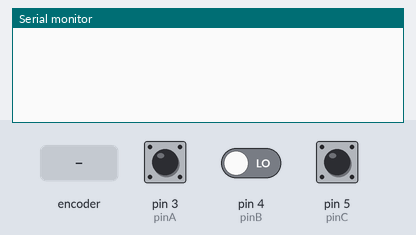
A sketch run on a simulated Arduino Uno, built with avr-gcc and run on an emulated ATmega328P. Parts: the last lines printed to the serial monitor. The test bench sets the inputs (shaded band); at power-on: pin 5 (pinC) HIGH, pin 3 (pinA) HIGH, pin 4 (pinB) LOW.

Above: at 1.2 s.
1.3 s: rotary encoder on pin 3 (pinA) / pin 4 (pinB) turned 1 step (first pin leading)
At 1.8 s:
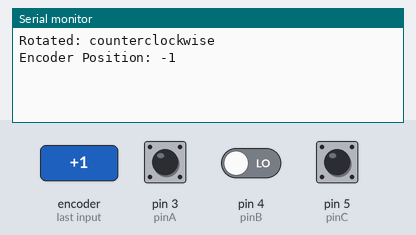
3.0 s: pin 5 (pinC) pulled LOW for 0.15 s
At 4.2 s:
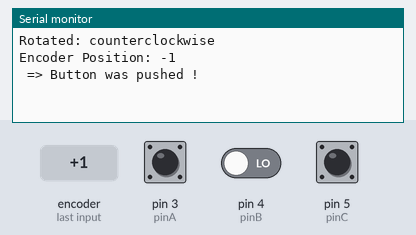
4.6 s: rotary encoder on pin 3 (pinA) / pin 4 (pinB) turned 1 step (first pin leading)
At 5.5 s:
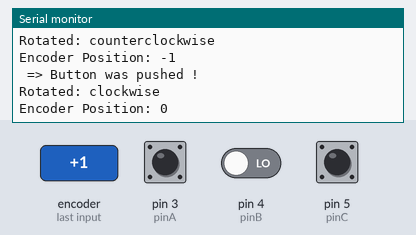

Measured:
- after the input at 1.3 s, the serial monitor: prints a new line at once (image 1)
- after the input at 3.0 s, the serial monitor: prints a new line at once (image 2)
- after the input at 4.6 s, the serial monitor: prints a new line at once (image 3)

The sketch:

test-encoder-2019.ino
```cpp
int pinA = 3;  // Connected to CLK on KY-040
int pinB = 4;  // Connected to DT on KY-040
int pinC = 5;  // Connected to SW on KY-040

int encoderPosCount = 0;
int pinALast;
int aVal, bVal;
boolean bCW;
long previousMillisEncoder = 0;

void setup() {
  pinMode (pinA, INPUT);
  pinMode (pinB, INPUT);
  pinMode (pinC, INPUT_PULLUP);
  /* Read Pin A
    Whatever state it's in will reflect the last position
  */
  pinALast = digitalRead(pinA);
  Serial.begin (115200);
}

void loop() {
  aVal = digitalRead(pinA);
  long currentMillis = millis();
  if (aVal != pinALast && currentMillis - previousMillisEncoder > 50) { // Means the knob is rotating
    previousMillisEncoder = currentMillis;
    // if the knob is rotating, we need to determine direction
    // We do that by reading pin B.
    if (digitalRead(pinB) != aVal) {  // Means pin A Changed first - We're Rotating Clockwise
      encoderPosCount ++;
      bCW = true;
    } else {// Otherwise B changed first and we're moving CCW
      bCW = false;
      encoderPosCount--;
    }
    Serial.print ("Rotated: ");
    if (bCW) {
      Serial.println ("clockwise");
    } else {
      Serial.println("counterclockwise");
    }
    Serial.print("Encoder Position: ");
    Serial.println(encoderPosCount);

  }
  pinALast = aVal;

  // Button detection
  if (digitalRead(pinC) == LOW) {
    Serial.println(" => Button was pushed !");
    delay(300); //debounce
  }
}
```
